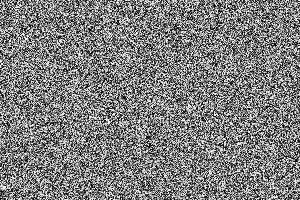
#> input picture LABA3/fig.jpg, 300 x 200 px
$ python laba3.1.py
#> lines starting #> are read from the running program, lines starting #| are printed output that depends on the picture
# ========== ЛАБОРАТОРНАЯ РАБОТА №3 ==========
# Установи библиотеки: pip install numpy opencv-python matplotlib scikit-learn

import os
import numpy as np
import cv2
from sklearn.neighbors import KNeighborsClassifier
from sklearn.metrics import accuracy_score

print("=== Начало выполнения лабораторной работы ===")

# ========== ЗАДАНИЕ 1: ФИЛЬТРАЦИЯ ИЗОБРАЖЕНИЯ ==========
print("\n--- Задание 1: Фильтрация изображения ---")

# 1. Загрузка изображения в оттенках серого
print("1. Загрузка изображения 'fig.jpg'...")
img = cv2.imread('fig.jpg', cv2.IMREAD_GRAYSCALE)
#> img is the input picture: shape (200, 300); min 0, max 255, mean 126.2
if img is None:
    print("ОШИБКА: Файл 'fig.jpg' не найден!")
    # Создаём тестовое изображение если файла нет
    img = np.random.randint(0, 255, (200, 300), dtype=np.uint8)
    cv2.imwrite('fig.jpg', img)
    print("Создано тестовое изображение 'fig.jpg'")

# 2. Применение фильтров Собеля
print("2. Применение фильтров Собеля...")
sobel_x = np.array([[-1, 0, 1],
                    [-2, 0, 2],
                    [-1, 0, 1]])

sobel_y = np.array([[-1, -2, -1],
                    [0, 0, 0],
                    [1, 2, 1]])

grad_x = cv2.filter2D(img.astype(np.float32), -1, sobel_x)
grad_y = cv2.filter2D(img.astype(np.float32), -1, sobel_y)

# Сохраняем результаты
cv2.imwrite('fig_grad_x.jpg', np.abs(grad_x))
cv2.imwrite('fig_grad_y.jpg', np.abs(grad_y))
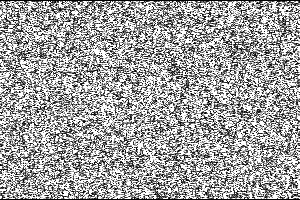
#> saved as fig_grad_y.jpg: shape (200, 300); min 0, max 255, mean 162.3
print("   Сохранены: fig_grad_x.jpg, fig_grad_y.jpg")

# 3. Величина градиента
print("3. Вычисление величины градиента...")
grad_magnitude = np.sqrt(grad_x ** 2 + grad_y ** 2)
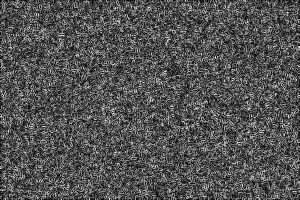
#> grad_magnitude: shape (200, 300) float32; min 0, max 988.4, mean 323.2; drawn with min black and max white
grad_magnitude = np.uint8(255 * grad_magnitude / np.max(grad_magnitude))
cv2.imwrite('fig_grad_m.jpg', grad_magnitude)
print("   Сохранено: fig_grad_m.jpg")

# ========== ЗАДАНИЕ 2: PCA ДЛЯ АНАЛИЗА ЛИЦ ==========
print("\n--- Задание 2: PCA для анализа лиц ---")


def load_faces(path, train=True):
    """Загрузка изображений лиц"""
    images = []
    labels = []
    for i in range(1, 41):
        for j in range(1, 11):
            if train and j > 6:  # тестовые
                continue
            if not train and j <= 6:  # тренировочные
                continue
            img_path = os.path.join(path, f'{i}_{j}.png')
            if not os.path.exists(img_path):
                print(f"Предупреждение: файл {img_path} не найден")
                continue
            img = cv2.imread(img_path, cv2.IMREAD_GRAYSCALE)
            if img is not None:
                img_flat = img.flatten()
                images.append(img_flat)
                labels.append(i)
    return np.array(images), np.array(labels)


# Загрузка датасета
print("1. Загрузка датасета лиц...")
train_path = 'D:/PyCharm 2025.2.3/Face_dataset'

# Проверяем существование папки
if not os.path.exists(train_path):
    print(f"ОШИБКА: Папка '{train_path}' не найдена!")
    print("Создаем тестовый датасет...")
    os.makedirs(train_path, exist_ok=True)
    # Создаем тестовые изображения
    for i in range(1, 5):
        for j in range(1, 11):
            img = np.random.randint(0, 255, (56, 46), dtype=np.uint8)
            cv2.imwrite(os.path.join(train_path, f'{i}_{j}.png'), img)
#> this loop made 4 passes
#> pass 1, `cv2.imwrite(os.path.join(train_path, f'{i}_{j}.png'), img)`:
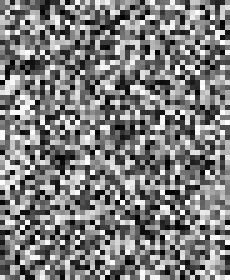
#> saved as 1_4.png: shape (56, 46) (shown 5 times larger); min 0, max 254, mean 125.5
    print("Создан тестовый датасет из 4 классов")

X_train, y_train = load_faces(train_path, train=True)
#> in load_faces, `img_flat = img.flatten()`: img_flat = 2576 values, max 254 at index 144, min 0 at index 333, mean 125.1
#> y_train = 24 values from 1 to 4
X_test, y_test = load_faces(train_path, train=False)
#> y_test = [1, 1, 1, 1, 2, 2, 2, 2, 3, 3, 3, 3, 4, 4, 4, 4]
print(f"   Загружено: {X_train.shape[0]} тренировочных и {X_test.shape[0]} тестовых изображений")
#|    Загружено: 24 тренировочных и 16 тестовых изображений

# ========== СОБСТВЕННАЯ РЕАЛИЗАЦИЯ PCA ==========
print("\n2. Реализация PCA...")


def pca_manual(X, n_components):
    """Собственная реализация PCA"""
#> called with X = array of shape (24, 2576), n_components = 100
    # Центрирование данных
    mean_face = np.mean(X, axis=0)
#> mean_face = 2576 values, max 177 at index 1600, min 83.38 at index 1983, mean 126.7
    X_centered = X - mean_face

    # Ковариационная матрица
    cov = np.cov(X_centered, rowvar=False)
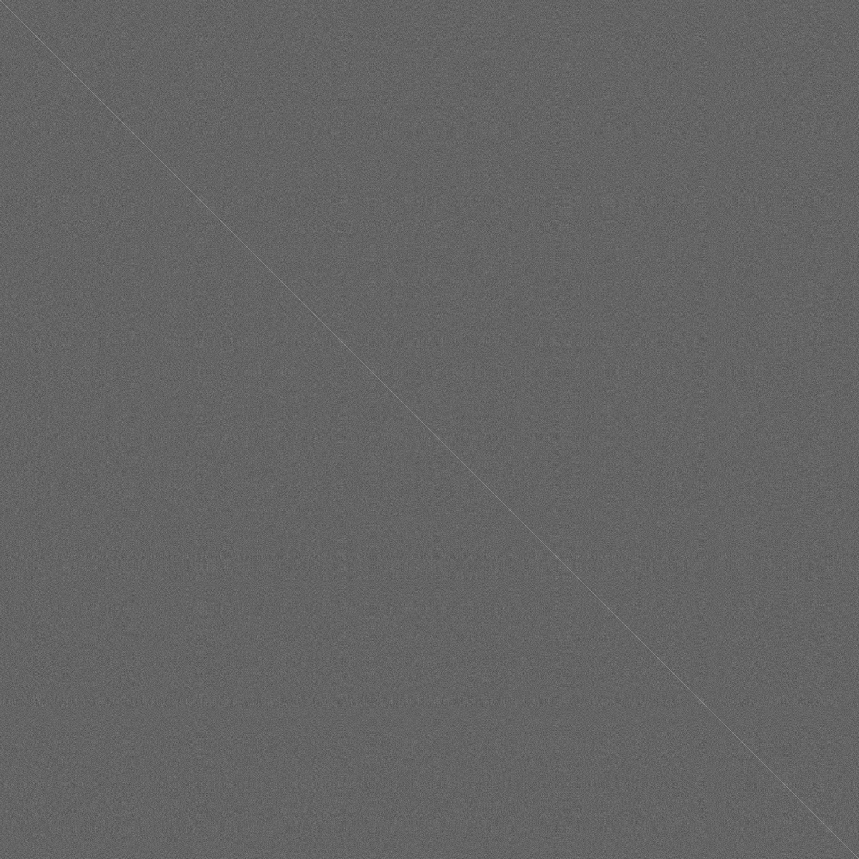
#> cov: shape (2576, 2576) float64 (shown at 1/3 size); min -5945.2, max 9077.6, mean 1.8; drawn with min black and max white

    # Собственные значения и векторы
    eigenvalues, eigenvectors = np.linalg.eigh(cov)
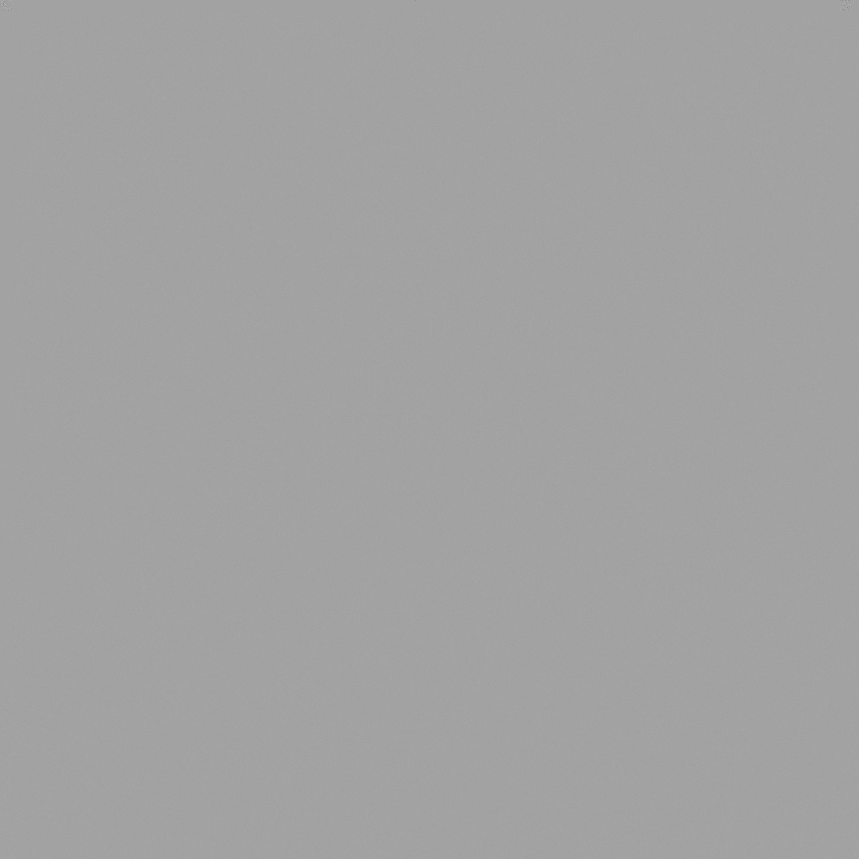
#> eigenvectors: shape (2576, 2576) float64 (shown at 1/3 size); min -0.997, max 0.566, mean -3.43e-06; drawn with min black and max white
#> eigenvalues = 2576 values from -5.09e-10 to 713007.1

    # Сортируем по убыванию
    idx = np.argsort(eigenvalues)[::-1]
#> idx = 2576 values, max 2575 at index 0, min 0 at index 2575, mean 1287.5
    eigenvalues = eigenvalues[idx]
#> eigenvalues = 2576 values, max 713007.1 at index 0, min -5.09e-10 at index 2575, mean 5408.2
    eigenvectors = eigenvectors[:, idx]

    # Выбираем первые n компонент
    components = eigenvectors[:, :n_components]
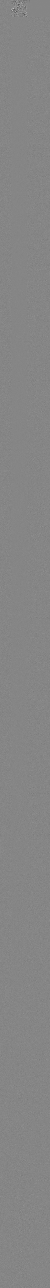
#> components: shape (2576, 100) float64 (shown at 1/2 size); min -0.556, max 0.504, mean -3.65e-05; drawn with min black and max white

    return mean_face, components, eigenvalues


# Выполняем PCA
mean_face, eigenfaces, eigenvalues = pca_manual(X_train, n_components=100)

# Сохраняем среднее лицо
mean_img = mean_face.reshape(56, 46).astype(np.uint8)
cv2.imwrite('mean.png', mean_img)
print("   Сохранено среднее лицо: mean.png")

# Сохраняем первые 3 собственных лица
for i in range(3):
    eigenface = eigenfaces[:, i]
    # Нормализация
    eigenface_img = 255 * (eigenface - np.min(eigenface)) / (np.max(eigenface) - np.min(eigenface))
    eigenface_img = eigenface_img.reshape(56, 46).astype(np.uint8)
    cv2.imwrite(f'{i + 1}.png', eigenface_img)
print("   Сохранены собственные лица: 1.png, 2.png, 3.png")

# ========== РЕКОНСТРУКЦИЯ ИЗОБРАЖЕНИЯ ==========
print("\n3. Реконструкция изображения 7_2.png...")


def reconstruct(face, mean_face, eigenfaces, n_components):
    """Реконструкция лица с использованием PCA"""
    face_centered = face - mean_face
    weights = np.dot(face_centered, eigenfaces[:, :n_components])
    reconstructed = mean_face + np.dot(weights, eigenfaces[:, :n_components].T)
    return reconstructed


def mse(original, reconstructed):
    """Вычисление MSE"""
    return np.mean((original - reconstructed) ** 2)


# Загружаем изображение для реконструкции
test_img_path = os.path.join(train_path, '7_2.png')
if os.path.exists(test_img_path):
    test_img = cv2.imread(test_img_path, cv2.IMREAD_GRAYSCALE)
    test_img_flat = test_img.flatten()

    # Реконструируем с разным количеством компонент
    for n in [3, 100]:
        reconstructed = reconstruct(test_img_flat, mean_face, eigenfaces, n)
        rec_img = reconstructed.reshape(56, 46).astype(np.uint8)
        cv2.imwrite(f'7_2_n{n}.png', rec_img)

        # Вычисляем MSE
        mse_value = mse(test_img_flat, reconstructed)
        print(f"   Реконструкция с n={n}: сохранено 7_2_n{n}.png, MSE = {mse_value:.2f}")
else:
    print("   Изображение 7_2.png не найдено, пропускаем реконструкцию")

# ========== KNN КЛАССИФИКАЦИЯ ==========
print("\n4. Классификация методом KNN...")


def project_data(X, mean_face, eigenfaces, n_components):
    """Проецирование данных в пространство PCA"""
    X_centered = X - mean_face
    return np.dot(X_centered, eigenfaces[:, :n_components])


print("   Точность классификации:")
print("   n\\k |   k=1   |   k=3   ")
print("   " + "-" * 25)

# Проецируем данные и классифицируем
for n in [3, 100]:
    accuracies = []

    # Проецируем данные
    X_train_proj = project_data(X_train, mean_face, eigenfaces, n)
    X_test_proj = project_data(X_test, mean_face, eigenfaces, n)

    for k in [1, 3]:
        knn = KNeighborsClassifier(n_neighbors=k)
        knn.fit(X_train_proj, y_train)
        y_pred = knn.predict(X_test_proj)
        acc = accuracy_score(y_test, y_pred)
        accuracies.append(acc)

    print(f"   {n:3d} | {accuracies[0]:.4f}  | {accuracies[1]:.4f}")

# ========== БОНУС: ВИЗУАЛИЗАЦИЯ (дополнительно) ==========
print("\n--- Бонус: Визуализация результатов ---")

# Создаём визуализацию если установлен matplotlib
try:
    import matplotlib.pyplot as plt

    # 1. Визуализация градиентов
    fig, axes = plt.subplots(2, 2, figsize=(10, 8))

    axes[0, 0].imshow(img, cmap='gray')
    axes[0, 0].set_title('Оригинальное изображение')
    axes[0, 0].axis('off')

    axes[0, 1].imshow(cv2.imread('fig_grad_x.jpg', cv2.IMREAD_GRAYSCALE), cmap='gray')
    axes[0, 1].set_title('Горизонтальный градиент (Sobel X)')
    axes[0, 1].axis('off')

    axes[1, 0].imshow(cv2.imread('fig_grad_y.jpg', cv2.IMREAD_GRAYSCALE), cmap='gray')
    axes[1, 0].set_title('Вертикальный градиент (Sobel Y)')
    axes[1, 0].axis('off')

    axes[1, 1].imshow(cv2.imread('fig_grad_m.jpg', cv2.IMREAD_GRAYSCALE), cmap='gray')
    axes[1, 1].set_title('Величина градиента')
    axes[1, 1].axis('off')

    plt.tight_layout()
    plt.savefig('gradients_visualization.png', dpi=150)
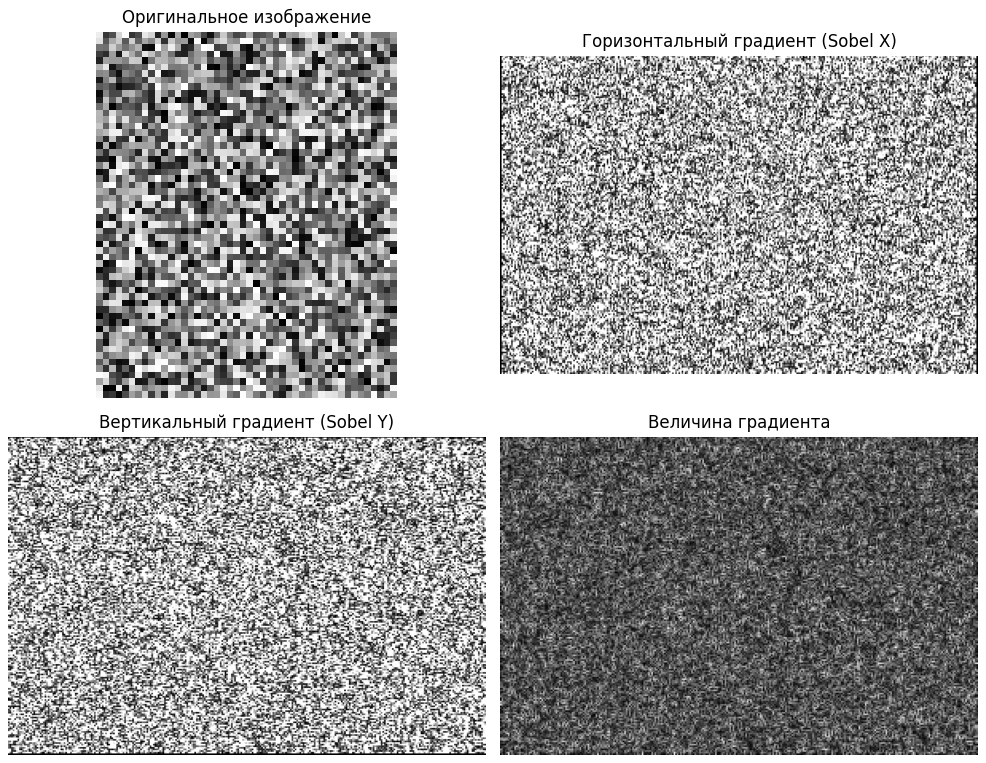
#> figure drawn by matplotlib, 4 panels
    print("   Сохранена визуализация градиентов: gradients_visualization.png")

    # 2. Визуализация собственных лиц
    fig2, axes2 = plt.subplots(1, 4, figsize=(12, 3))

    axes2[0].imshow(mean_img, cmap='gray')
    axes2[0].set_title('Среднее лицо')
    axes2[0].axis('off')

    for i in range(3):
        eigenface_img = cv2.imread(f'{i + 1}.png', cv2.IMREAD_GRAYSCALE)
        axes2[i + 1].imshow(eigenface_img, cmap='gray')
        axes2[i + 1].set_title(f'Собственное лицо {i + 1}')
        axes2[i + 1].axis('off')

    plt.tight_layout()
    plt.savefig('eigenfaces_visualization.png', dpi=150)
    print("   Сохранена визуализация собственных лиц: eigenfaces_visualization.png")

except ImportError:
    print("   Matplotlib не установлен, пропускаем визуализацию")
    print("   Установи: pip install matplotlib")

# ========== СОХРАНЕНИЕ РЕЗУЛЬТАТОВ В ТЕКСТОВЫЙ ФАЙЛ ==========
print("\n--- Сохранение результатов ---")

with open('lab3_results.txt', 'w', encoding='utf-8') as f:
    f.write("РЕЗУЛЬТАТЫ ЛАБОРАТОРНОЙ РАБОТЫ №3\n")
    f.write("=" * 40 + "\n\n")

    f.write("1. ФИЛЬТРАЦИЯ ИЗОБРАЖЕНИЯ:\n")
    f.write(f"   - Размер изображения: {img.shape}\n")
    f.write("   - Сохраненные файлы:\n")
    f.write("     * fig_grad_x.jpg\n")
    f.write("     * fig_grad_y.jpg\n")
    f.write("     * fig_grad_m.jpg\n\n")

    f.write("2. АНАЛИЗ ЛИЦ МЕТОДОМ PCA:\n")
    f.write(f"   - Тренировочных изображений: {X_train.shape[0]}\n")
    f.write(f"   - Тестовых изображений: {X_test.shape[0]}\n")
    f.write(f"   - Размерность данных: {X_train.shape[1]}\n")
    f.write("   - Сохраненные файлы:\n")
    f.write("     * mean.png (среднее лицо)\n")
    f.write("     * 1.png, 2.png, 3.png (первые 3 собственных лица)\n\n")

    f.write("3. РЕКОНСТРУКЦИЯ ИЗОБРАЖЕНИЯ 7_2.png:\n")
    if os.path.exists(test_img_path):
        for n in [3, 100]:
            f.write(f"   - n={n}: файл 7_2_n{n}.png\n")
    f.write("\n")

    f.write("4. КЛАССИФИКАЦИЯ KNN:\n")
    f.write("   n\\k |   k=1   |   k=3   \n")
    f.write("   " + "-" * 25 + "\n")

    # Повторяем вычисления для записи
    for n in [3, 100]:
        X_train_proj = project_data(X_train, mean_face, eigenfaces, n)
        X_test_proj = project_data(X_test, mean_face, eigenfaces, n)
        accuracies = []
        for k in [1, 3]:
            knn = KNeighborsClassifier(n_neighbors=k)
            knn.fit(X_train_proj, y_train)
            y_pred = knn.predict(X_test_proj)
            acc = accuracy_score(y_test, y_pred)
            accuracies.append(acc)
        f.write(f"   {n:3d} | {accuracies[0]:.4f}  | {accuracies[1]:.4f}\n")

print("   Сохранены итоговые результаты: lab3_results.txt")
print("\n=== Лабораторная работа успешно выполнена! ===")
print("Проверь созданные файлы:")
print("- Градиенты: fig_grad_x.jpg, fig_grad_y.jpg, fig_grad_m.jpg")
print("- PCA: mean.png, 1.png, 2.png, 3.png")
print("- Реконструкции: 7_2_n3.png, 7_2_n100.png (если было исходное изображение)")
print("- Результаты: lab3_results.txt")
print("- Визуализации: gradients_visualization.png, eigenfaces_visualization.png (если установлен matplotlib)")
